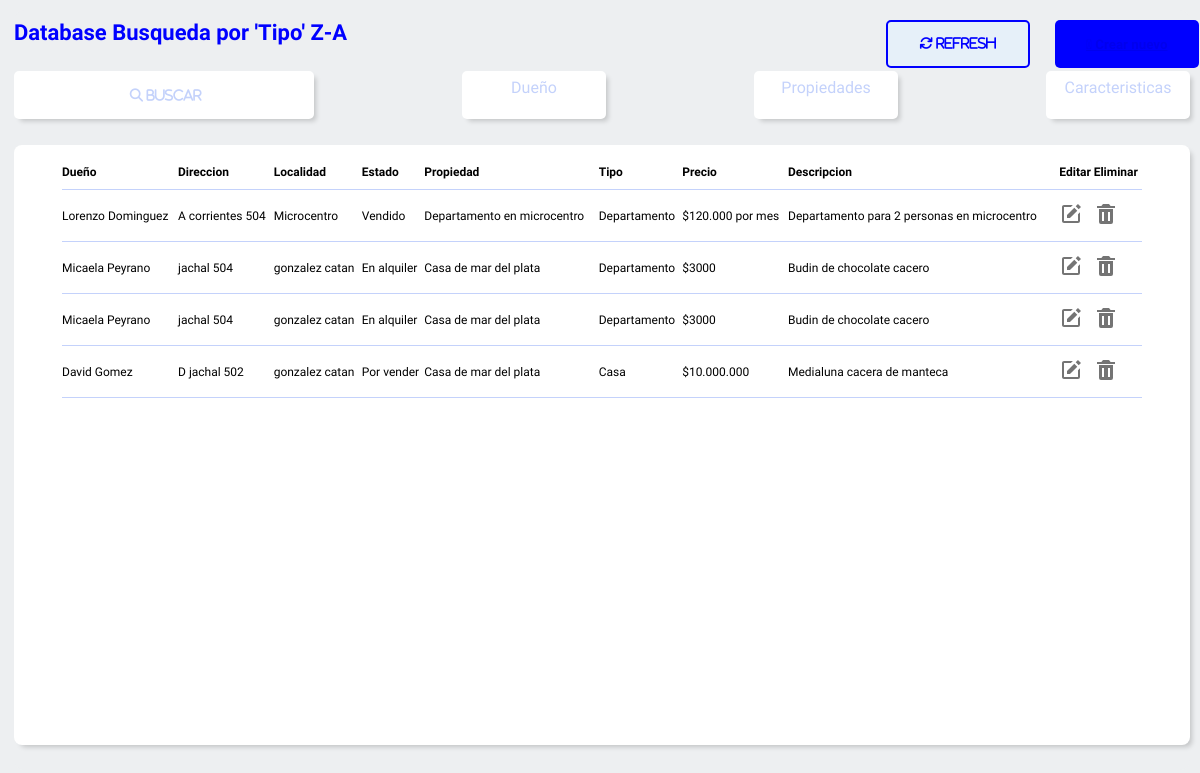
Page /tipo_za/ on the committed database.
### bd_app/models.py (models this page shows, shortened)
class datos_propiedad_model(models.Model):
    CASA='Casa'
    DEPARTAMENTO= 'Departamento'
    TERRENO= 'Terreno'
    LOCAL_COMERCIAL='Local comercial'
    PH = 'PH'
    QUINTA_VACACIONAL='Quinta vacacacional'
    OFICINA_COMERCIAL= 'Oficina comercial'
    GARAGE= 'Garage'
    BODEGA_GALPON= 'Bodega-Galpon'
    FCOMERCIO= 'Fondo de comercio'
    HOTEL= 'Hotel'
    DEPOSITO= 'Deposito'
    BODEGA= 'Bodega, niho o parcela'
    CONSULTORIO= 'Consultorio'
    OPCIONES=[(CASA,'Casa'),
              (DEPARTAMENTO, 'Departamento'),
              (TERRENO,'terreno'),
              (LOCAL_COMERCIAL,'Local comercial'),
              (PH,'ph'),
              (QUINTA_VACACIONAL,'Quinta vacacional'),
              (OFICINA_COMERCIAL,'Oficina comercial'),
              (GARAGE, 'Garage'),
              (BODEGA_GALPON, 'Bodega-Galpon'),
              (FCOMERCIO, 'Fondo de comercio'),
              (HOTEL, 'Hotel'),
              (DEPOSITO, 'Deposito'),
              (BODEGA, 'Bodega, niho o parcela'),
              (CONSULTORIO, 'Consultorio'),
              ]
    DIS='Disponible'
    ALQ='Alquilado'
    ENAL= 'En alquiler'
    ENV= 'En venta'
    POR = 'Por vender'
    VN= 'Vendido'
    OPCIONES_ESTADO=[(DIS,'Disponible'),
                     (ENAL,'En alquiler'),
                     (ALQ,'Alquilado'),
                     (ENV,'En venta'),
                     (POR,'Por vender'),
                     (VN,'Vendido')]
    id = models.AutoField(primary_key=True)
    dueño= models.CharField(max_length=50,blank=True)
    tipo = models.CharField(choices=OPCIONES,
                            max_length=50,
                            default=CASA,
                            null=True,
                            blank = True)
    estado = models.CharField(max_length=50,null=True,blank=False,
                              choices=OPCIONES_ESTADO,
                              default=DIS,)
    direccion = models.CharField(max_length=50,null=True,blank=False)
    descripcion= models.CharField(max_length=200,null=True,blank=False)
    pais= models.CharField(max_length=50,blank = True,null=True)
    provincia = models.CharField(max_length=50,blank = True,null=True)
    localidad = models.CharField(max_length=50,blank = True,null=True)
    parcela= models.IntegerField(null=True,blank=False)
    lote= models.CharField(max_length=50,null=True,blank=False)
    tamaño= models.CharField(max_length=50,null=True,blank=False)
    metros2 = models.CharField(max_length=50,null=True,blank=False)
    clave_c=models.CharField(max_length=50,null=True,blank=False)
    titular = models.CharField(max_length=50,null=True,blank=False)
    MN='Monoambiente'
    DOS='2 Ambientes'
    TRES='3 Ambientes'
    CUATRO='4 Ambientes'
    CINCO='5 Ambientes'
    OPCIONES_AMBIENTES=[(MN,'Monoambiente'),
                        (DOS,'2 Ambientes'),
                        (TRES,'3 Ambientes'),
                        (CUATRO,'4 Ambientes'),
                        (CINCO,'5 Ambientes')]
    propiedad = models.CharField(max_length=200,null=True,blank=False)
    ambientes= models.CharField(max_length=50,null=True,blank=False,
                             choices=OPCIONES_AMBIENTES,
                             default= MN)
    baños= models.IntegerField(null=True,blank=False)
    dormitorios= models.IntegerField(null=True,blank=False)
    cocina= models.IntegerField(null=True,blank=False)
    living= models.IntegerField(null=True,blank=False)
    comedor= models.IntegerField(null=True,blank=False)
    garage= models.IntegerField(null=True,blank=False)
    sotano=models.IntegerField(null=True,blank=False)
    terrasa= models.IntegerField(null=True,blank=False)
    descripcion= models.CharField(max_length=200,null=True,blank=False)
    precio= models.CharField(max_length=20,null=True,blank=False)

### bd_app/views.py (the view)
# urls.py: path('tipo_za/',tipo_za,name='tipo_za'),
def tipo_za (request):
      queryset = request.GET.get('buscar')
      clientes= datos_propiedad_model.objects.all().order_by('-tipo')
      if queryset:
          clientes= datos_propiedad_model.objects.filter(tipo = True)
          clientes= datos_propiedad_model.objects.filter(
            Q(tipo__icontains = queryset)
            ).distinct().order_by('-tipo')
      return render (request,'bd_app/filtros/tipo/tipo_za.html',{'clientes':clientes})

### bd_app/templates/bd_app/filtros/tipo/tipo_za.html (shortened to what this page needs)
{% extends 'bd_app/inicio.html' %}
{% block titulo %}
<h4 class="titulo_database">Database Busqueda por 'Tipo' Z-A</h4>
{% endblock %}
{% block tabla %}
<div class="tabla__main">
    <table>
        <thead>
            <th> <a href="{% url 'dueño_az' %}"> Dueño</th></a>
            <th ><a href="{% url 'direccion_az' %}" >Direccion</th></a>
            <th ><a href="{% url 'localidad_az' %}" >Localidad</th></a>
            <th ><a href="{% url 'estado_az' %}" >Estado</th></a>
            <th ><a href="{% url 'propiedad_az' %}" >Propiedad</th></a>
            <th ><a href="{% url 'tipo_az' %}" >Tipo</th></a>
            <th> <a href="{% url 'precio_az' %}"> Precio</th></a>
            <th ><a href="{% url 'descripcion_az' %}" >Descripcion</th></a>
            <th ><a href="{% url 'inicio' %}" >Editar</th></a>
            <th ><a href="{% url 'inicio' %}" >Eliminar</th></a>
        </thead>
        <tbody>
            {% for i in clientes %}
            <tr>
                <td>{{ i.dueño }}</td>
                <td>{{ i.direccion }}</td>
                <td>{{ i.localidad}}</td>
                <td>{{ i.estado}}</td>
                <td>{{ i.propiedad }}</td>
                <td>{{ i.tipo }}</td>
                <td>{{ i.precio }}</td>
                <td>{{ i.descripcion}}</td>
                <td class='edit'></td>
                <td class='delete'><a  href="{% url 'delete' i.id %}"  id="{{ i.id }}" > <svg class='buttom_delete'  xmlns="http://www.w3.org/2000/svg" width="24" height="24" viewBox="0 0 24 24" style="fill: rgb(116, 116, 116);transform: ;msFilter:;"><path d="M6 7H5v13a2 2 0 0 0 2 2h10a2 2 0 0 0 2-2V7H6zm4 12H8v-9h2v9zm6 0h-2v-9h2v9zm.618-15L15 2H9L7.382 4H3v2h18V4z"></path></svg> </a></td>
            </tr>
            {% endfor %}
    </table>
</div>
{% endblock %}

### bd_app/static/bd_app/style_2.css (style rules this page uses)
* { margin: 0; padding: 0; box-sizing: border-box; font-family: 'Orbitron', sans-serif; font-family: 'Urbanist', sans-serif; }
body { display: flex; justify-content: center; align-items: center; background-color: #edeff1; }
.titulo_database { grid-column: 1/2; color: blue;; font-size: 22px; width: 500px; }
.tabla__main { grid-row: 2/3; grid-column: 1/4; background-color: rgb(255, 255, 255); display: flex; margin: 10px auto; margin-bottom: 10px; width: 98vw; height: 75vh; justify-content: center; border-radius: 8px ; box-shadow: 4px 4px 5px -2px rgba(0,0,0,0.18); -webkit-box-shadow: 4px 4px 5px -2px rgba(0,0,0,0.18); -moz-box-shadow: 4px 4px 5px -2px rgba(0,0,0,0.18); }
.tabla__main table { margin-top: 20px; width: 90vw; height: 10vh; border-collapse: collapse; border-bottom: solid 0.5px #c4d2fb; text-align: left; font-size: 12px; }
.tabla__main tr { margin-bottom: 40PX; }
th { padding-bottom: 10px ; }
.tabla__main td { border-top: solid 0.5px #c4d2fb; padding:4px 0; font-size: 12px; padding-bottom: 12px; padding-top: 12px; }
.tabla__main a { list-style: none; text-decoration: none; color: black; }

### bd_app/nahuel/style.css (style rules this page uses)
* { margin: 0; padding: 0; box-sizing: border-box; }

### rows in the picture
datos_propiedad_model: dueño "Lorenzo Dominguez", direccion "A corrientes 504", localidad "Microcentro", estado "Vendido", propiedad "Departamento en microcentro", tipo "Departamento", precio "$120.000 por mes", descripcion "Departamento para 2 personas en microcentro"
datos_propiedad_model: dueño "Micaela Peyrano", direccion "jachal 504", localidad "gonzalez catan", estado "En alquiler", propiedad "Casa de mar del plata", tipo "Departamento", precio "$3000", descripcion "Budin de chocolate cacero"
datos_propiedad_model: dueño "Micaela Peyrano", direccion "jachal 504", localidad "gonzalez catan", estado "En alquiler", propiedad "Casa de mar del plata", tipo "Departamento", precio "$3000", descripcion "Budin de chocolate cacero"
datos_propiedad_model: dueño "David Gomez", direccion "D jachal 502", localidad "gonzalez catan", estado "Por vender", propiedad "Casa de mar del plata", tipo "Casa", precio "$10.000.000", descripcion "Medialuna cacera de manteca"
